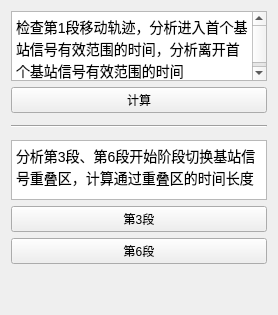
         <widget class="QWidget" name="tab_2">
          <attribute name="title">
           <string>扩展功能</string>
          </attribute>
          <layout class="QVBoxLayout" name="verticalLayout_3">
           <item>
            <widget class="QTextBrowser" name="textBrowser_2">
             <property name="sizePolicy">
              <sizepolicy hsizetype="Expanding" vsizetype="Maximum">
               <horstretch>0</horstretch>
               <verstretch>0</verstretch>
              </sizepolicy>
             </property>
             <property name="maximumSize">
              <size>
               <width>16777215</width>
               <height>70</height>
              </size>
             </property>
             <property name="html">
              <string>&lt;!DOCTYPE HTML PUBLIC &quot;-//W3C//DTD HTML 4.0//EN&quot; &quot;http://www.w3.org/TR/REC-html40/strict.dtd&quot;&gt;
&lt;html&gt;&lt;head&gt;&lt;meta name=&quot;qrichtext&quot; content=&quot;1&quot; /&gt;&lt;style type=&quot;text/css&quot;&gt;
p, li { white-space: pre-wrap; }
&lt;/style&gt;&lt;/head&gt;&lt;body style=&quot; font-family:'SimSun'; font-size:9pt; font-weight:400; font-style:normal;&quot;&gt;
&lt;p style=&quot; margin-top:0px; margin-bottom:0px; margin-left:0px; margin-right:0px; -qt-block-indent:0; text-indent:0px;&quot;&gt;&lt;a name=&quot;_Hlk122970467&quot;&gt;&lt;/a&gt;&lt;span style=&quot; font-family:'宋体'; font-size:10.5pt;&quot;&gt;检&lt;/span&gt;&lt;span style=&quot; font-family:'宋体'; font-size:10.5pt;&quot;&gt;查第&lt;/span&gt;&lt;span style=&quot; font-family:'Calibri,sans-serif'; font-size:10.5pt;&quot;&gt;1&lt;/span&gt;&lt;span style=&quot; font-family:'宋体'; font-size:10.5pt;&quot;&gt;段移动轨迹，分析进入首个基站信号有效范围的时间，分析离开首个基站信号有效范围的时间&lt;/span&gt;&lt;/p&gt;&lt;/body&gt;&lt;/html&gt;</string>
             </property>
            </widget>
           </item>
           <item>
            <widget class="QPushButton" name="main_2_btn">
             <property name="text">
              <string>计算</string>
             </property>
            </widget>
           </item>
           <item>
            <spacer name="verticalSpacer_4">
             <property name="orientation">
              <enum>Qt::Vertical</enum>
             </property>
             <property name="sizeType">
              <enum>QSizePolicy::Fixed</enum>
             </property>
             <property name="sizeHint" stdset="0">
              <size>
               <width>20</width>
               <height>6</height>
              </size>
             </property>
            </spacer>
           </item>
           <item>
            <widget class="Line" name="line">
             <property name="orientation">
              <enum>Qt::Horizontal</enum>
             </property>
            </widget>
           </item>
           <item>
            <spacer name="verticalSpacer_5">
             <property name="orientation">
              <enum>Qt::Vertical</enum>
             </property>
             <property name="sizeType">
              <enum>QSizePolicy::Fixed</enum>
             </property>
             <property name="sizeHint" stdset="0">
              <size>
               <width>20</width>
               <height>6</height>
              </size>
             </property>
            </spacer>
           </item>
           <item>
            <widget class="QTextBrowser" name="textBrowser_3">
             <property name="sizePolicy">
              <sizepolicy hsizetype="Expanding" vsizetype="Maximum">
               <horstretch>0</horstretch>
               <verstretch>0</verstretch>
              </sizepolicy>
             </property>
             <property name="maximumSize">
              <size>
               <width>16777215</width>
               <height>60</height>
              </size>
             </property>
             <property name="html">
              <string>&lt;!DOCTYPE HTML PUBLIC &quot;-//W3C//DTD HTML 4.0//EN&quot; &quot;http://www.w3.org/TR/REC-html40/strict.dtd&quot;&gt;
&lt;html&gt;&lt;head&gt;&lt;meta name=&quot;qrichtext&quot; content=&quot;1&quot; /&gt;&lt;style type=&quot;text/css&quot;&gt;
p, li { white-space: pre-wrap; }
&lt;/style&gt;&lt;/head&gt;&lt;body style=&quot; font-family:'SimSun'; font-size:9pt; font-weight:400; font-style:normal;&quot;&gt;
&lt;p style=&quot; margin-top:0px; margin-bottom:0px; margin-left:0px; margin-right:0px; -qt-block-indent:0; text-indent:0px;&quot;&gt;&lt;a name=&quot;_Hlk122970478&quot;&gt;&lt;/a&gt;&lt;span style=&quot; font-family:'宋体'; font-size:10.5pt;&quot;&gt;分&lt;/span&gt;&lt;span style=&quot; font-family:'宋体'; font-size:10.5pt;&quot;&gt;析第&lt;/span&gt;&lt;span style=&quot; font-family:'Calibri,sans-serif'; font-size:10.5pt;&quot;&gt;3&lt;/span&gt;&lt;span style=&quot; font-family:'宋体'; font-size:10.5pt;&quot;&gt;段、第&lt;/span&gt;&lt;span style=&quot; font-family:'Calibri,sans-serif'; font-size:10.5pt;&quot;&gt;6&lt;/span&gt;&lt;span style=&quot; font-family:'宋体'; font-size:10.5pt;&quot;&gt;段开始阶段切换基站信号重叠区，计算通过重叠区的时间长度&lt;/span&gt;&lt;/p&gt;&lt;/body&gt;&lt;/html&gt;</string>
             </property>
            </widget>
           </item>
           <item>
            <widget class="QPushButton" name="main_2_btn2">
             <property name="text">
              <string>第3段</string>
             </property>
            </widget>
           </item>
           <item>
            <widget class="QPushButton" name="main_2_btn3">
             <property name="text">
              <string>第6段</string>
             </property>
            </widget>
           </item>
           <item>
            <spacer name="verticalSpacer_3">
             <property name="orientation">
              <enum>Qt::Vertical</enum>
             </property>
             <property name="sizeHint" stdset="0">
              <size>
               <width>20</width>
               <height>40</height>
              </size>
             </property>
            </spacer>
           </item>
          </layout>
         </widget>
